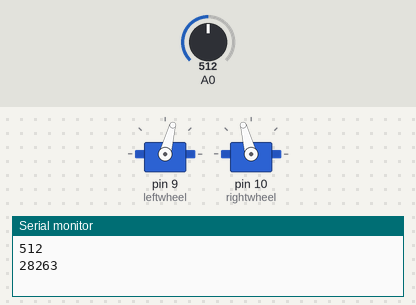
This sketch was run on a simulated Arduino Uno, built with avr-gcc and run on an emulated ATmega328P. On the bench: 2 × servo, the last lines printed to the serial monitor. The inputs (shaded band) are chosen by the test bench; at power-on: A0 = 512. Random numbers use the default seed unless the sketch sets one.

Above: at 0.1 s.
At 16.29 s:
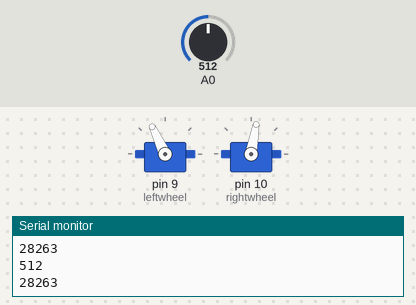
At 39.22 s:
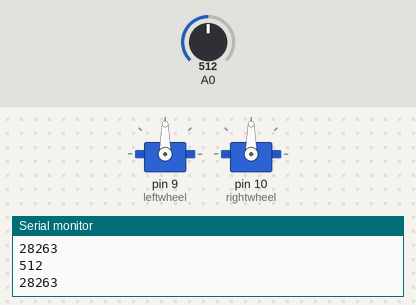
Timing chart, 0 to 40.0 s (numbered marks = the images above):
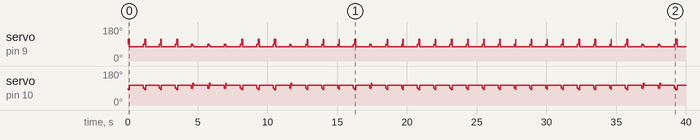

The sketch:

randomSensorExploration.ino
```cpp
//Courtesy https://github.com/kaiwhata/nodebots_howto/blob/master/random_sensor_exploration/random_sensor_exploration.ino
//Many thanks

#include <Servo.h>

Servo leftwheel;  // create servo object to control a servo on a wheel
Servo rightwheel; // create another servo object to control the other wheel

const int threshold = 400;

void setup()
{
  //assuming these are continuous rotation servos
  leftwheel.attach(9);  // attaches the servo on pin 9 to the servo object
  rightwheel.attach(10);  // attaches the servo on pin 10 to the servo object
  //setup serial communicstoin for debugging and testing threshold
  Serial.begin(9600);

  //setup random number generator - yes this could easily be improved!
  //randomSeed(analogRead(A0));
  randomSeed(2023);
}


void loop()
{
    //read data from sensor connected to A0 and print to serial monitor
    // read the input on analog pin 0:
    int sensorValue = analogRead(A0);
    // print out the value you read:
    Serial.println(sensorValue);
    delay(1);        // delay in between reads for stability

    //if sensor detects something
    //if (sensorValue > threshold) {
      if (true) {
        Serial.println('Object detected: Turning');
        //pick two random numbers
        int randomNumber1 = random(0,3);
        int randomNumber2 = random(1,10);

        if (randomNumber1 > 1) {
          //turn slowly left for a random length of time
          turn_left(randomNumber2*10);
          }
        else {
          //turn slowly right for a random length of time
          turn_right(randomNumber2*10);
        }
        drive_forward(1000, 15);
      }
    else { //otherwise drive forward
      drive_forward(500, 5);
    }
    //
    stop();
}

void drive_forward(int drivetime, int speed)
{
    //the speed parameter should be between 1 and 10
    leftwheel.write(90-speed);              // tell servo to turn slowly in opposite directions
    rightwheel.write(90+speed);             // this should make the robot drive roughly straight ahead
    delay(drivetime);
}

void stop()
{
    leftwheel.write(90);              // stop left motor
    rightwheel.write(90);             // stop right motor
    delay(100);
}

void turn_left(int turntime)
{
    leftwheel.write(80);              // stops left wheel
    rightwheel.write(115);             // drives right wheel (this should make the robot drive roughly turn left)
    delay(turntime);
}

void turn_right(int turntime)
{
    leftwheel.write(115);              // drives left wheel
    rightwheel.write(80);             // stops right wheel (this should make the robot drive roughly turn right)
    delay(turntime);
}
```
